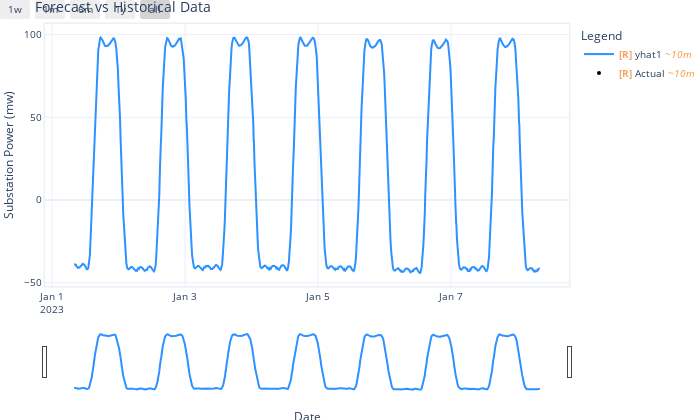

Notebook source saved alongside this figure:
### Code cell
fig.update_layout(
    title="Forecast vs Historical Data",
    xaxis_title="Date",
    yaxis_title="Substation Power (mw)",
    legend_title="Legend"
)
fig.show()

### Figure 1 — Plotly figure (JSON) as saved in the notebook; plotly's stock layout.template omitted (floating-point values rounded to 4 significant figures; data arrays with more than 128 entries replaced by an {"elided": "..."} marker saying what was removed)
{"data": [{"fill": "none", "line": {"color": "rgba(45, 146, 255, 1.0)", "width": 2}, "mode": "lines", "name": "<b style=\"color:sandybrown\">[R]</b> yhat1 <i style=\"color:#fc9944\">~10m</i>", "type": "scatter", "uid": "fb611ea5-9b30-48db-b5c9-c038a1d2e688", "x": {"elided": "1000 str values"}, "y": {"elided": "1000 float values"}}, {"marker": {"color": "black", "size": 4}, "mode": "markers", "name": "<b style=\"color:sandybrown\">[R]</b> Actual <i style=\"color:#fc9944\">~10m</i>", "type": "scatter", "uid": "347dc54e-3387-45ea-a3b3-27fc75a96304", "x": {"elided": "1000 str values"}, "y": {"elided": "1000 null values"}}], "layout": {"autosize": true, "font": {"size": 10}, "height": 420, "hovermode": "x unified", "legend": {"title": {"text": "Legend"}}, "margin": {"b": 0, "l": 0, "pad": 0, "r": 10, "t": 10}, "showlegend": true, "title": {"text": "Forecast vs Historical Data"}, "width": 700, "xaxis": {"linewidth": 1.5, "mirror": true, "rangeselector": {"buttons": [{"count": 7, "label": "1w", "step": "day", "stepmode": "backward"}, {"count": 1, "label": "1m", "step": "month", "stepmode": "backward"}, {"count": 6, "label": "6m", "step": "month", "stepmode": "backward"}, {"count": 1, "label": "1y", "step": "year", "stepmode": "backward"}, {"step": "all"}]}, "rangeslider": {"visible": true}, "showline": true, "title": {"text": "Date"}, "type": "date"}, "yaxis": {"linewidth": 1.5, "mirror": true, "showline": true, "title": {"text": "Substation Power (mw)"}}}}
